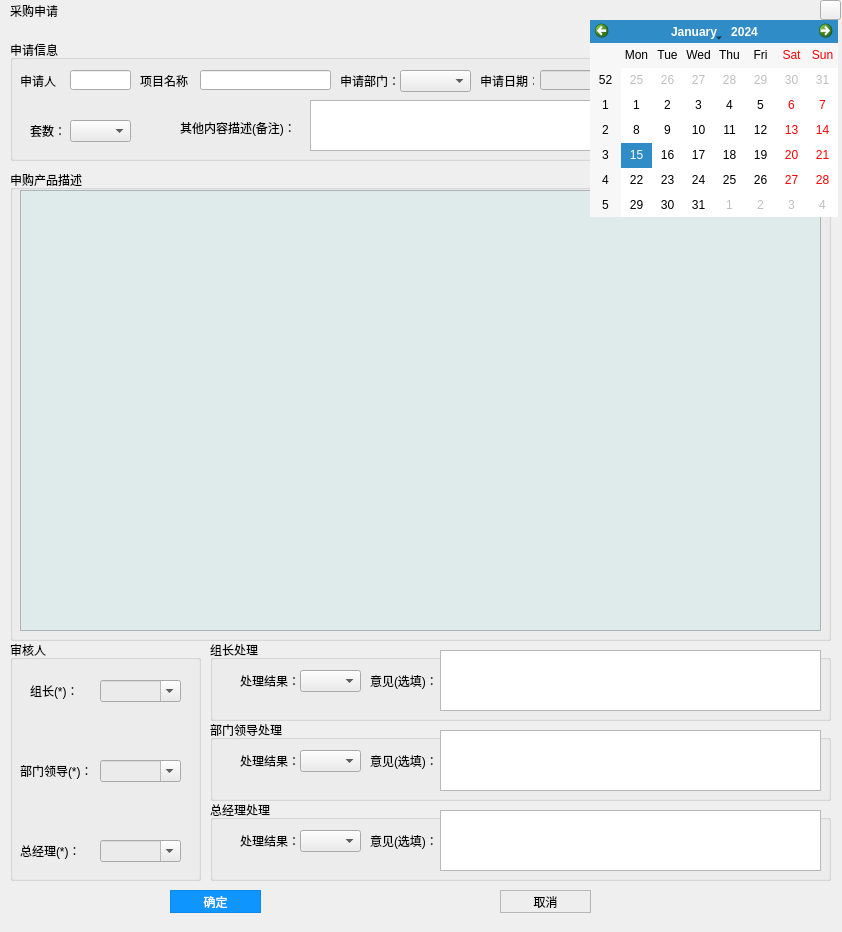
<?xml version="1.0" encoding="UTF-8"?>
<ui version="4.0">
 <class>CGSQ</class>
 <widget class="QWidget" name="CGSQ">
  <property name="geometry">
   <rect>
    <x>0</x>
    <y>0</y>
    <width>842</width>
    <height>932</height>
   </rect>
  </property>
  <property name="windowTitle">
   <string>Form</string>
  </property>
  <widget class="closeButton" name="toolButton">
   <property name="geometry">
    <rect>
     <x>820</x>
     <y>0</y>
     <width>21</width>
     <height>20</height>
    </rect>
   </property>
   <property name="text">
    <string/>
   </property>
  </widget>
  <widget class="QLabel" name="label">
   <property name="geometry">
    <rect>
     <x>10</x>
     <y>0</y>
     <width>54</width>
     <height>21</height>
    </rect>
   </property>
   <property name="text">
    <string>采购申请</string>
   </property>
  </widget>
  <widget class="QGroupBox" name="groupBox">
   <property name="geometry">
    <rect>
     <x>10</x>
     <y>40</y>
     <width>821</width>
     <height>121</height>
    </rect>
   </property>
   <property name="title">
    <string>申请信息</string>
   </property>
   <widget class="QLabel" name="label_2">
    <property name="geometry">
     <rect>
      <x>10</x>
      <y>30</y>
      <width>41</width>
      <height>21</height>
     </rect>
    </property>
    <property name="text">
     <string>申请人：</string>
    </property>
   </widget>
   <widget class="QLineEdit" name="lineEdit_name">
    <property name="geometry">
     <rect>
      <x>60</x>
      <y>30</y>
      <width>61</width>
      <height>20</height>
     </rect>
    </property>
    <property name="styleSheet">
     <string notr="true">color: rgb(0, 0, 0);</string>
    </property>
   </widget>
   <widget class="QLabel" name="label_3">
    <property name="geometry">
     <rect>
      <x>330</x>
      <y>30</y>
      <width>61</width>
      <height>21</height>
     </rect>
    </property>
    <property name="text">
     <string>申请部门：</string>
    </property>
   </widget>
   <widget class="QComboBox" name="comboBox_department">
    <property name="geometry">
     <rect>
      <x>390</x>
      <y>30</y>
      <width>71</width>
      <height>22</height>
     </rect>
    </property>
    <property name="styleSheet">
     <string notr="true">background-color: rgb(235, 235, 235);
color: rgb(0, 0, 0);</string>
    </property>
   </widget>
   <widget class="QLabel" name="label_4">
    <property name="geometry">
     <rect>
      <x>130</x>
      <y>30</y>
      <width>51</width>
      <height>21</height>
     </rect>
    </property>
    <property name="text">
     <string>项目名称：</string>
    </property>
   </widget>
   <widget class="QLineEdit" name="lineEdit_proName">
    <property name="geometry">
     <rect>
      <x>190</x>
      <y>30</y>
      <width>131</width>
      <height>20</height>
     </rect>
    </property>
    <property name="styleSheet">
     <string notr="true">color: rgb(0, 0, 0);</string>
    </property>
   </widget>
   <widget class="QLabel" name="label_5">
    <property name="geometry">
     <rect>
      <x>470</x>
      <y>30</y>
      <width>54</width>
      <height>21</height>
     </rect>
    </property>
    <property name="text">
     <string>申请日期：</string>
    </property>
   </widget>
   <widget class="QLineEdit" name="lineEdit_dealTime">
    <property name="geometry">
     <rect>
      <x>530</x>
      <y>30</y>
      <width>131</width>
      <height>20</height>
     </rect>
    </property>
    <property name="styleSheet">
     <string notr="true">background-color: rgb(235, 235, 235);
color: rgb(0, 0, 0);</string>
    </property>
   </widget>
   <widget class="QLineEdit" name="lineEdit_expectTime">
    <property name="enabled">
     <bool>false</bool>
    </property>
    <property name="geometry">
     <rect>
      <x>730</x>
      <y>30</y>
      <width>71</width>
      <height>20</height>
     </rect>
    </property>
    <property name="styleSheet">
     <string notr="true">background-color: rgb(235, 235, 235);
color: rgb(0, 0, 0);</string>
    </property>
   </widget>
   <widget class="QToolButton" name="toolButton_expectTime">
    <property name="geometry">
     <rect>
      <x>800</x>
      <y>30</y>
      <width>21</width>
      <height>21</height>
     </rect>
    </property>
    <property name="styleSheet">
     <string notr="true">background-color: rgb(235, 235, 235);
color: rgb(0, 0, 0);</string>
    </property>
    <property name="text">
     <string/>
    </property>
    <property name="arrowType">
     <enum>Qt::DownArrow</enum>
    </property>
   </widget>
   <widget class="QLabel" name="label_6">
    <property name="geometry">
     <rect>
      <x>670</x>
      <y>31</y>
      <width>54</width>
      <height>21</height>
     </rect>
    </property>
    <property name="text">
     <string>要求期限：</string>
    </property>
   </widget>
   <widget class="QLabel" name="label_7">
    <property name="geometry">
     <rect>
      <x>170</x>
      <y>80</y>
      <width>121</width>
      <height>16</height>
     </rect>
    </property>
    <property name="text">
     <string>其他内容描述(备注)：</string>
    </property>
   </widget>
   <widget class="QTextEdit" name="textEdit_recordMsg">
    <property name="geometry">
     <rect>
      <x>300</x>
      <y>60</y>
      <width>511</width>
      <height>51</height>
     </rect>
    </property>
    <property name="styleSheet">
     <string notr="true">color:rgb(0, 0, 0)</string>
    </property>
   </widget>
   <widget class="QLabel" name="label_8">
    <property name="geometry">
     <rect>
      <x>20</x>
      <y>80</y>
      <width>31</width>
      <height>21</height>
     </rect>
    </property>
    <property name="text">
     <string>套数：</string>
    </property>
   </widget>
   <widget class="QComboBox" name="comboBox_num">
    <property name="geometry">
     <rect>
      <x>60</x>
      <y>80</y>
      <width>61</width>
      <height>22</height>
     </rect>
    </property>
    <property name="styleSheet">
     <string notr="true">background-color: rgb(235, 235, 235);
color: rgb(0, 0, 0);</string>
    </property>
   </widget>
  </widget>
  <widget class="QGroupBox" name="groupBox_2">
   <property name="geometry">
    <rect>
     <x>10</x>
     <y>170</y>
     <width>821</width>
     <height>471</height>
    </rect>
   </property>
   <property name="title">
    <string>申购产品描述</string>
   </property>
   <widget class="QTableWidget" name="tableWidget">
    <property name="geometry">
     <rect>
      <x>10</x>
      <y>20</y>
      <width>801</width>
      <height>441</height>
     </rect>
    </property>
    <property name="styleSheet">
     <string notr="true">background-color: rgb(223, 234, 235);</string>
    </property>
   </widget>
  </widget>
  <widget class="QGroupBox" name="groupBox_leader1">
   <property name="geometry">
    <rect>
     <x>210</x>
     <y>640</y>
     <width>621</width>
     <height>81</height>
    </rect>
   </property>
   <property name="title">
    <string>组长处理</string>
   </property>
   <widget class="QLabel" name="label_11">
    <property name="geometry">
     <rect>
      <x>30</x>
      <y>20</y>
      <width>61</width>
      <height>41</height>
     </rect>
    </property>
    <property name="text">
     <string>处理结果：</string>
    </property>
   </widget>
   <widget class="QComboBox" name="comboBox_dealResult1">
    <property name="geometry">
     <rect>
      <x>90</x>
      <y>30</y>
      <width>61</width>
      <height>22</height>
     </rect>
    </property>
    <property name="styleSheet">
     <string notr="true">background-color: rgb(235, 235, 235);
color: rgb(0, 0, 0);</string>
    </property>
   </widget>
   <widget class="QLabel" name="label_15">
    <property name="geometry">
     <rect>
      <x>160</x>
      <y>30</y>
      <width>71</width>
      <height>21</height>
     </rect>
    </property>
    <property name="text">
     <string>意见(选填)：</string>
    </property>
   </widget>
   <widget class="QTextEdit" name="textEdit_leaderAdvice1">
    <property name="geometry">
     <rect>
      <x>230</x>
      <y>10</y>
      <width>381</width>
      <height>61</height>
     </rect>
    </property>
    <property name="styleSheet">
     <string notr="true">color: rgb(0, 0, 0);</string>
    </property>
   </widget>
  </widget>
  <widget class="QGroupBox" name="groupBox_allLeader">
   <property name="geometry">
    <rect>
     <x>10</x>
     <y>640</y>
     <width>191</width>
     <height>241</height>
    </rect>
   </property>
   <property name="title">
    <string>审核人</string>
   </property>
   <widget class="QComboBox" name="comboBox_leader1">
    <property name="geometry">
     <rect>
      <x>90</x>
      <y>40</y>
      <width>81</width>
      <height>22</height>
     </rect>
    </property>
    <property name="styleSheet">
     <string notr="true">background-color: rgb(235, 235, 235);
color: rgb(0, 0, 0);</string>
    </property>
    <property name="editable">
     <bool>true</bool>
    </property>
   </widget>
   <widget class="QLabel" name="label_10">
    <property name="geometry">
     <rect>
      <x>20</x>
      <y>40</y>
      <width>61</width>
      <height>21</height>
     </rect>
    </property>
    <property name="text">
     <string>组长(*)：</string>
    </property>
   </widget>
   <widget class="QComboBox" name="comboBox_leader3">
    <property name="geometry">
     <rect>
      <x>90</x>
      <y>200</y>
      <width>81</width>
      <height>22</height>
     </rect>
    </property>
    <property name="styleSheet">
     <string notr="true">background-color: rgb(235, 235, 235);
color: rgb(0, 0, 0);</string>
    </property>
    <property name="editable">
     <bool>true</bool>
    </property>
   </widget>
   <widget class="QLabel" name="label_24">
    <property name="geometry">
     <rect>
      <x>10</x>
      <y>200</y>
      <width>71</width>
      <height>21</height>
     </rect>
    </property>
    <property name="text">
     <string>总经理(*)：</string>
    </property>
   </widget>
   <widget class="QLabel" name="label_18">
    <property name="geometry">
     <rect>
      <x>10</x>
      <y>120</y>
      <width>71</width>
      <height>21</height>
     </rect>
    </property>
    <property name="text">
     <string>部门领导(*)：</string>
    </property>
   </widget>
   <widget class="QComboBox" name="comboBox_leader2">
    <property name="geometry">
     <rect>
      <x>90</x>
      <y>120</y>
      <width>81</width>
      <height>22</height>
     </rect>
    </property>
    <property name="styleSheet">
     <string notr="true">background-color: rgb(235, 235, 235);
color: rgb(0, 0, 0);</string>
    </property>
    <property name="editable">
     <bool>true</bool>
    </property>
   </widget>
  </widget>
  <widget class="QGroupBox" name="groupBox_leader2">
   <property name="geometry">
    <rect>
     <x>210</x>
     <y>720</y>
     <width>621</width>
     <height>81</height>
    </rect>
   </property>
   <property name="title">
    <string>部门领导处理</string>
   </property>
   <widget class="QLabel" name="label_22">
    <property name="geometry">
     <rect>
      <x>30</x>
      <y>20</y>
      <width>61</width>
      <height>41</height>
     </rect>
    </property>
    <property name="text">
     <string>处理结果：</string>
    </property>
   </widget>
   <widget class="QComboBox" name="comboBox_dealResult2">
    <property name="geometry">
     <rect>
      <x>90</x>
      <y>30</y>
      <width>61</width>
      <height>22</height>
     </rect>
    </property>
    <property name="styleSheet">
     <string notr="true">background-color: rgb(235, 235, 235);
color: rgb(0, 0, 0);</string>
    </property>
   </widget>
   <widget class="QLabel" name="label_23">
    <property name="geometry">
     <rect>
      <x>160</x>
      <y>30</y>
      <width>71</width>
      <height>21</height>
     </rect>
    </property>
    <property name="text">
     <string>意见(选填)：</string>
    </property>
   </widget>
   <widget class="QTextEdit" name="textEdit_leaderAdvice2">
    <property name="geometry">
     <rect>
      <x>230</x>
      <y>10</y>
      <width>381</width>
      <height>61</height>
     </rect>
    </property>
    <property name="styleSheet">
     <string notr="true">color: rgb(0, 0, 0);</string>
    </property>
   </widget>
  </widget>
  <widget class="QGroupBox" name="groupBox_leader3">
   <property name="geometry">
    <rect>
     <x>210</x>
     <y>800</y>
     <width>621</width>
     <height>81</height>
    </rect>
   </property>
   <property name="title">
    <string>总经理处理</string>
   </property>
   <widget class="QLabel" name="label_25">
    <property name="geometry">
     <rect>
      <x>30</x>
      <y>20</y>
      <width>61</width>
      <height>41</height>
     </rect>
    </property>
    <property name="text">
     <string>处理结果：</string>
    </property>
   </widget>
   <widget class="QComboBox" name="comboBox_dealResult3">
    <property name="geometry">
     <rect>
      <x>90</x>
      <y>30</y>
      <width>61</width>
      <height>22</height>
     </rect>
    </property>
    <property name="styleSheet">
     <string notr="true">background-color: rgb(235, 235, 235);
color: rgb(0, 0, 0);</string>
    </property>
   </widget>
   <widget class="QLabel" name="label_26">
    <property name="geometry">
     <rect>
      <x>160</x>
      <y>30</y>
      <width>71</width>
      <height>21</height>
     </rect>
    </property>
    <property name="text">
     <string>意见(选填)：</string>
    </property>
   </widget>
   <widget class="QTextEdit" name="textEdit_leaderAdvice3">
    <property name="geometry">
     <rect>
      <x>230</x>
      <y>10</y>
      <width>381</width>
      <height>61</height>
     </rect>
    </property>
    <property name="styleSheet">
     <string notr="true">color: rgb(0, 0, 0);</string>
    </property>
   </widget>
  </widget>
  <widget class="QPushButton" name="pushButton_ok">
   <property name="geometry">
    <rect>
     <x>170</x>
     <y>890</y>
     <width>91</width>
     <height>23</height>
    </rect>
   </property>
   <property name="styleSheet">
    <string notr="true">QPushButton#pushButton_ok
{
    color:white;
    background-color:rgb(14 , 150 , 254);
    border: 1px solid rgb(11 , 137 , 234);
}

QPushButton#pushButton_ok:hover
{
    color:white;
    background-color:rgb(44 , 137 , 255);
    border: 1px solid rgb(11 , 137 , 234);
}

QPushButton#pushButton_ok:pressed
{
    color:white;
    background-color:rgb(14 , 135 , 228);
    border: 1px solid rgb(12 , 138 , 235);
    padding-left:3px;
    padding-top:3px;
}
</string>
   </property>
   <property name="text">
    <string>确定</string>
   </property>
  </widget>
  <widget class="QPushButton" name="pushButton_cancel">
   <property name="geometry">
    <rect>
     <x>500</x>
     <y>890</y>
     <width>91</width>
     <height>23</height>
    </rect>
   </property>
   <property name="styleSheet">
    <string notr="true">QPushButton#pushButton_cancel
{
    color:black;
    background-color:rgb(238 , 238 , 238);
    border: 1px solid rgb(183 , 183 , 183);
}

QPushButton#pushButton_cancel:hover
{
    color:black;
    background-color:rgb(228 , 240 , 250);
    border: 1px solid rgb(15 , 150 , 255);
}

QPushButton#pushButton_cancel:pressed
{
    color:black;
    background-color:rgb(204 , 228 , 247);
    border: 1px solid rgb(1 , 84 , 153);
    padding-left:3px;
    padding-top:3px;
}</string>
   </property>
   <property name="text">
    <string>取消</string>
   </property>
  </widget>
  <widget class="QCalendarWidget" name="calendarWidget_expectTime">
   <property name="geometry">
    <rect>
     <x>590</x>
     <y>20</y>
     <width>248</width>
     <height>197</height>
    </rect>
   </property>
  </widget>
 </widget>
 <customwidgets>
  <customwidget>
   <class>closeButton</class>
   <extends>QToolButton</extends>
   <header>closebutton.h</header>
  </customwidget>
 </customwidgets>
 <resources/>
 <connections/>
</ui>
